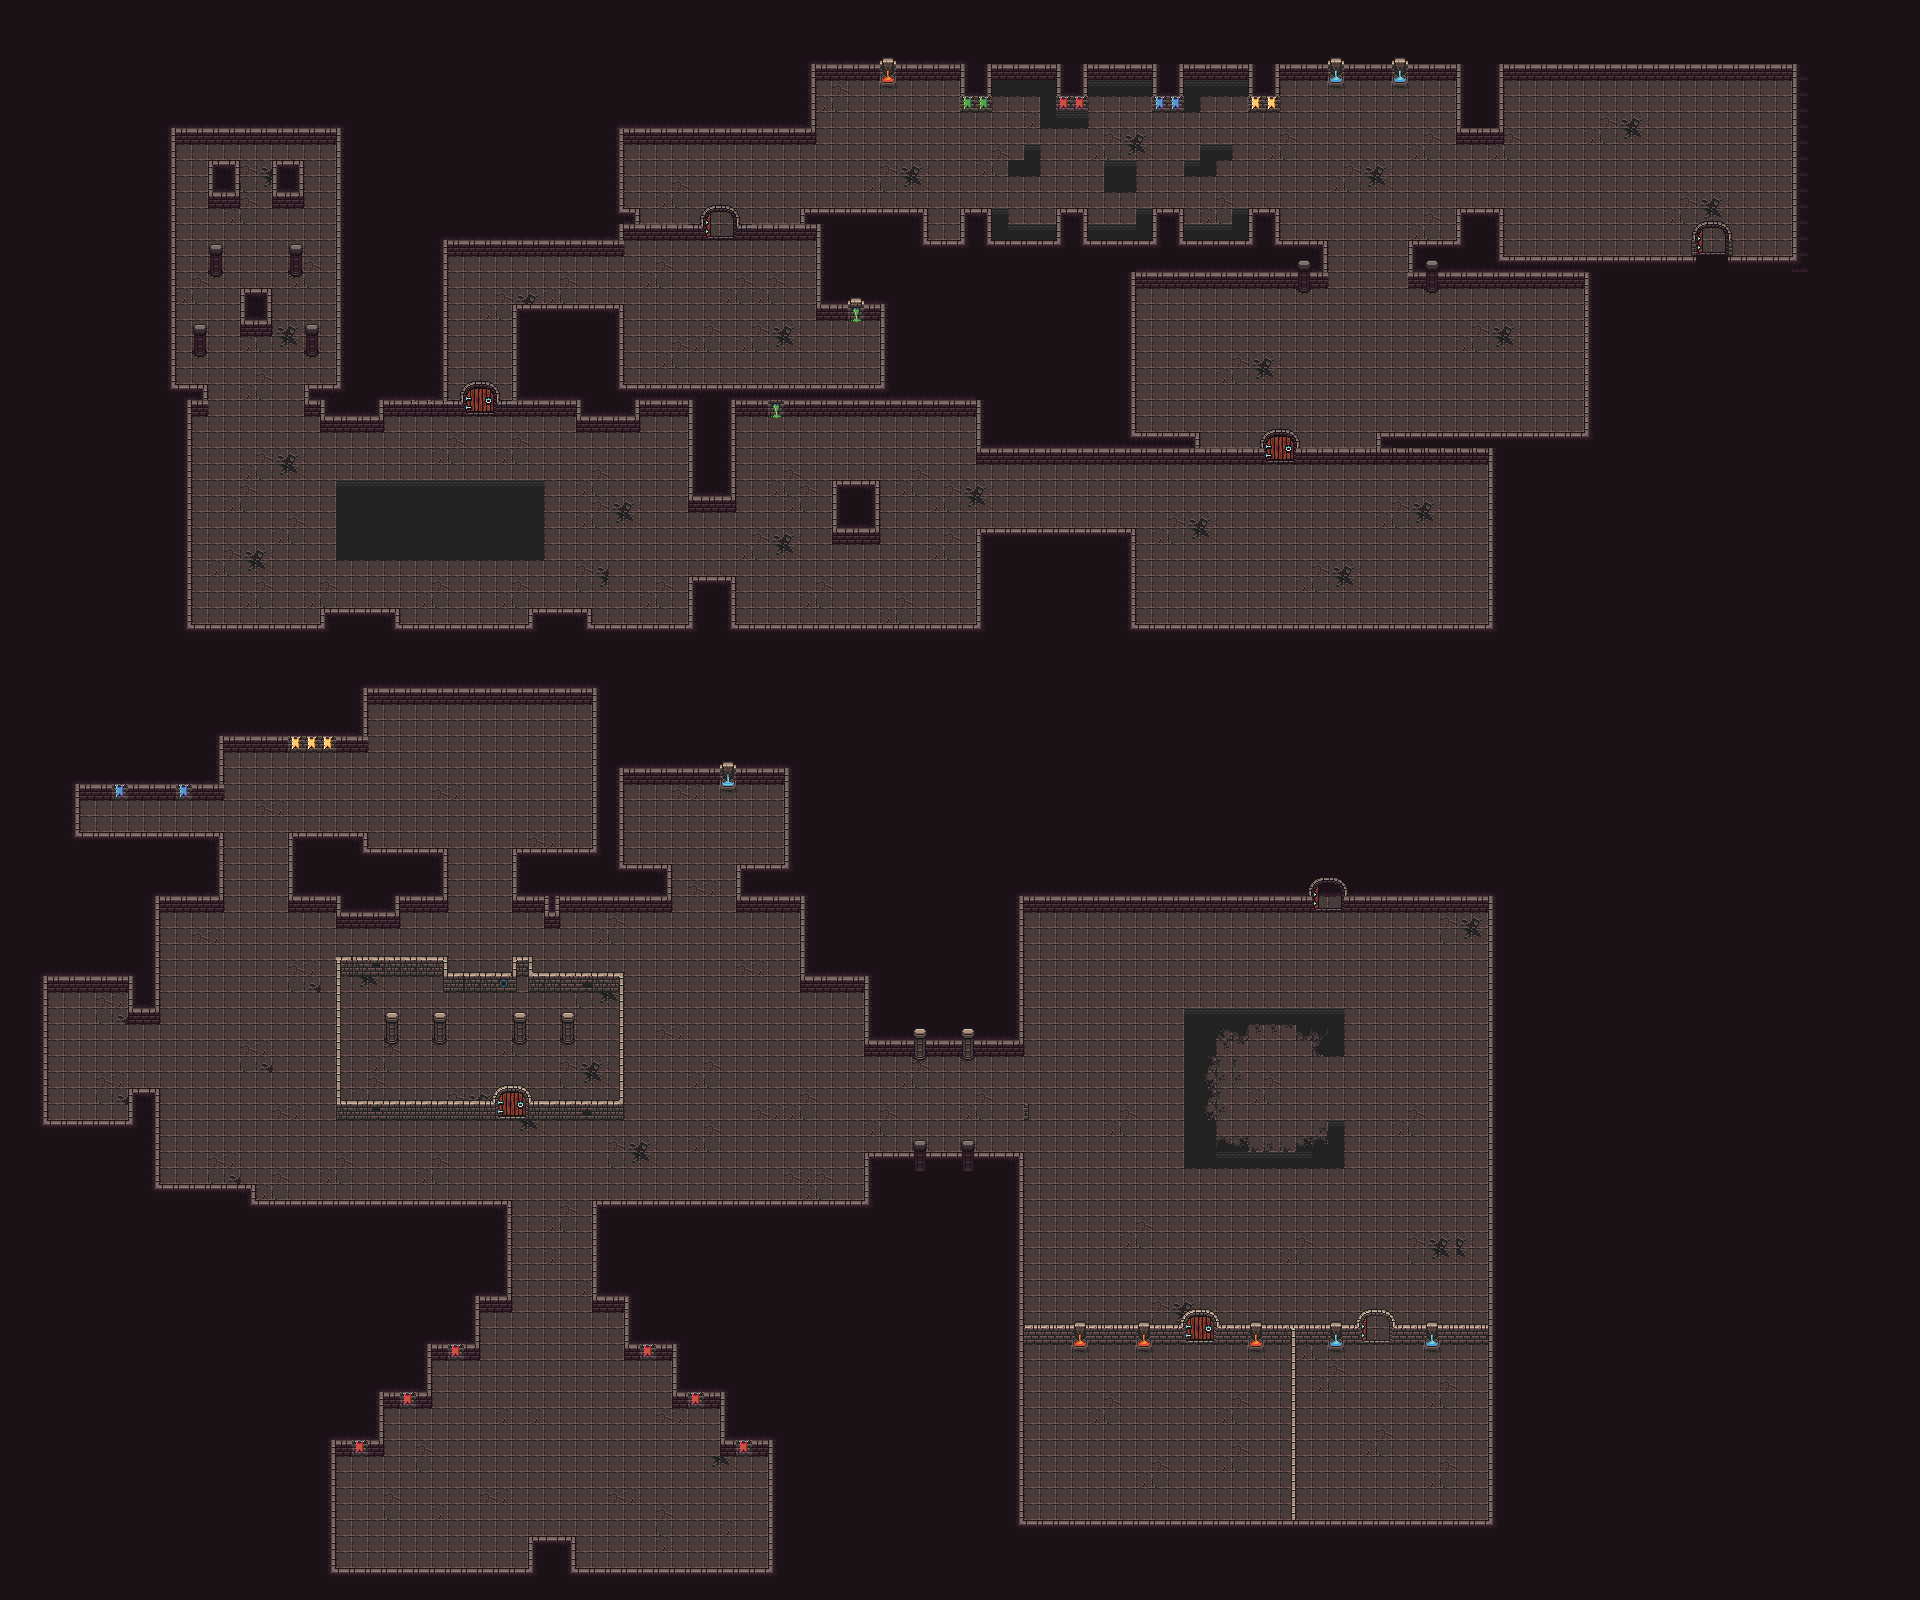

This is a level from a 2D game, rendered from its Tiled map with the project's own tilesets. A one-line summary and the map file follow, with tile-layer data summarised:
An orthogonal 120x100 tile map with 16x16 px tiles, 9 tile layers (Base, Floor, Another layer floor, Wall, ...), 4 tilesets and 84 objects.

<map version="1.10" tiledversion="1.10.1" orientation="orthogonal" renderorder="right-down" width="120" height="100" tilewidth="16" tileheight="16" infinite="0" nextlayerid="15" nextobjectid="98">
 <tileset firstgid="1" name="16x16 dungeon ii wall reconfig v04 spritesheet" tilewidth="16" tileheight="16" tilecount="192" columns="16">
  <image source="map/16x16 dungeon ii wall reconfig v04 spritesheet.png" width="256" height="192" />
 </tileset>
 <tileset firstgid="193" name="dungeontileset-extended" tilewidth="16" tileheight="16" tilecount="4096" columns="64">
  <image source="dungeontileset-extended.png" width="1024" height="1024" />
 </tileset>
 <tileset firstgid="4289" source="16x16 dungeon ii wall reconfig v04 spritesheet.tsx" />
 <tileset firstgid="4481" source="dungeontileset-extended.tsx" />
 <layer id="1" name="Base" width="120" height="100" locked="1">
  <data>[12000 cells, 12000 non-empty, 1 distinct tile ids]</data>
 </layer>
 <layer id="3" name="Floor" width="120" height="100">
  <data>[12000 cells, 5163 non-empty, 15 distinct tile ids]</data>
 </layer>
 <layer id="11" name="Another layer floor" width="120" height="100">
  <data>[12000 cells, 171 non-empty, 16 distinct tile ids]</data>
 </layer>
 <layer id="5" name="Wall" width="120" height="100">
  <data>[12000 cells, 1491 non-empty, 84 distinct tile ids]</data>
 </layer>
 <objectgroup id="13" name="Wall">
  <object id="2" x="1488" y="896" width="16" height="624" />
  <object id="4" x="1024" y="1328" width="160" height="16" />
  <object id="5" x="1216" y="1328" width="144" height="16" />
  <object id="6" x="1392" y="1328" width="96" height="16" />
  <object id="8" x="1024" y="1520" width="464" height="16" />
  <object id="9" x="1008" y="1152" width="16" height="368" />
  <object id="10" x="864" y="1152" width="160" height="16" />
  <object id="11" x="864" y="1152" width="16" height="48" />
  <object id="12" x="592" y="1296" width="32" height="16" />
  <object id="13" x="864" y="1040" width="160" height="16" />
  <object id="15" x="800" y="976" width="64" height="16" />
  <object id="16" x="736" y="896" width="64" height="16" />
  <object id="17" x="512" y="896" width="160" height="16" />
  <object id="18" x="544" y="912" width="16" height="16" />
  <object id="19" x="624" y="768" width="160" height="16" />
  <object id="20" x="160" y="896" width="64" height="16" />
  <object id="21" x="80" y="784" width="144" height="16" />
  <object id="22" x="224" y="736" width="144" height="16" />
  <object id="23" x="368" y="688" width="224" height="16" />
  <object id="24" x="288" y="896" width="48" height="16" />
  <object id="25" x="336" y="912" width="64" height="16" />
  <object id="26" x="400" y="896" width="48" height="16" />
  <object id="27" x="336" y="960" width="112" height="16">
   <polygon points="0,0 112,0 112,16 0,16" />
  </object>
  <object id="28" x="448" y="976" width="64" height="16" />
  <object id="29" x="512" y="960" width="16" height="16" />
  <object id="30" x="528" y="976" width="96" height="16" />
  <object id="31" x="336" y="1104" width="160" height="16" />
  <object id="32" x="528" y="1104" width="96" height="16" />
  <object id="33" x="128" y="1008" width="32" height="16" />
  <object id="37" x="480" y="1104" width="16" height="16" />
  <object id="38" x="528" y="1104" width="16" height="16" />
  <object id="39" x="48" y="976" width="80" height="16" />
  <object id="40" x="480" y="1296" width="32" height="16" />
  <object id="41" x="432" y="1344" width="48" height="16" />
  <object id="42" x="384" y="1392" width="48" height="16" />
  <object id="43" x="336" y="1440" width="48" height="16" />
  <object id="44" x="624" y="1344" width="48" height="16" />
  <object id="45" x="672" y="1392" width="48" height="16" />
  <object id="46" x="720" y="1440" width="48" height="16" />
  <object id="47" x="336" y="976" width="16" height="128" />
  <object id="48" x="144" y="896" width="16" height="112" />
  <object id="49" x="128" y="976" width="16" height="32" />
  <object id="50" x="32" y="976" width="16" height="144" />
  <object id="51" x="48" y="1120" width="80" height="16" />
  <object id="52" x="128" y="1088" width="32" height="48" />
  <object id="53" x="144" y="1136" width="16" height="48" />
  <object id="54" x="160" y="1184" width="96" height="16" />
  <object id="55" x="256" y="1200" width="256" height="16" />
  <object id="56" x="496" y="1216" width="16" height="80" />
  <object id="57" x="464" y="1296" width="16" height="48" />
  <object id="60" x="624" y="1296" width="16" height="48" />
  <object id="61" x="416" y="1344" width="16" height="48" />
  <object id="62" x="368" y="1392" width="16" height="48" />
  <object id="63" x="320" y="1440" width="16" height="128" />
  <object id="64" x="336" y="1568" width="192" height="16" />
  <object id="65" x="528" y="1536" width="16" height="32" />
  <object id="66" x="544" y="1536" width="32" height="16" />
  <object id="68" x="560" y="1552" width="16" height="16" />
  <object id="69" x="576" y="1568" width="192" height="16" />
  <object id="70" x="768" y="1440" width="16" height="128" />
  <object id="71" x="720" y="1392" width="16" height="48" />
  <object id="72" x="672" y="1344" width="16" height="48" />
  <object id="73" x="592" y="1200" width="16" height="96" />
  <object id="74" x="608" y="1200" width="256" height="16" />
  <object id="75" x="800" y="896" width="16" height="80" />
  <object id="76" x="864" y="976" width="16" height="64" />
  <object id="77" x="1008" y="896" width="16" height="144" />
  <object id="78" x="1280" y="1328" width="16" height="192" />
  <object id="80" x="784" y="768" width="16" height="96" />
  <object id="82" x="592" y="768" width="32" height="80" />
  <object id="83" x="608" y="848" width="16" height="16" />
  <object id="84" x="624" y="864" width="48" height="16" />
  <object id="87" x="656" y="880" width="16" height="16" />
  <object id="88" x="736" y="864" width="16" height="32" />
  <object id="89" x="752" y="864" width="32" height="16" />
  <object id="90" x="512" y="848" width="80" height="16" />
  <object id="91" x="512" y="864" width="16" height="32" />
  <object id="92" x="592" y="688" width="16" height="80" />
  <object id="93" x="352" y="688" width="16" height="48" />
  <object id="94" x="208" y="736" width="16" height="48" />
  <object id="95" x="64" y="784" width="16" height="48" />
  <object id="96" x="1024" y="896" width="288" height="16" />
  <object id="97" x="1344" y="896" width="144" height="16" />
 </objectgroup>
 <layer id="6" name="Key-Closed Door" width="120" height="100" locked="1">
  <data>[12000 cells, 40 non-empty, 20 distinct tile ids]</data>
 </layer>
 <objectgroup id="14" name="Key-Closed Door">
  <object id="79" x="1184" y="1312" width="32" height="32" />
 </objectgroup>
 <layer id="9" name="No Key-Closed Door" width="120" height="100">
  <data>[12000 cells, 18 non-empty, 10 distinct tile ids]</data>
 </layer>
 <layer id="8" name="Opened Door" width="120" height="100" locked="1">
  <data>[12000 cells, 12 non-empty, 12 distinct tile ids]</data>
 </layer>
 <layer id="7" name="Other Objects" width="120" height="100">
  <data>[12000 cells, 111 non-empty, 27 distinct tile ids]</data>
 </layer>
 <layer id="12" name="Custom Design" width="120" height="100">
  <data>[12000 cells, 61 non-empty, 4 distinct tile ids]</data>
 </layer>
</map>
